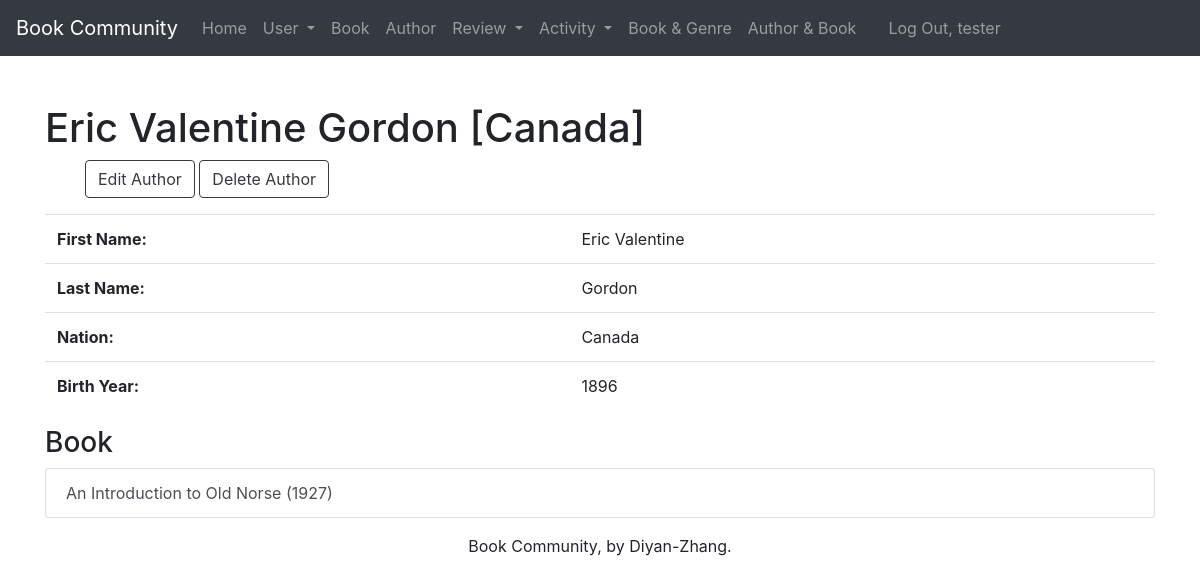
Screenshot of /author/2/ (signed in) with the database file from the repository.
### webinfo/models.py (models this page shows, shortened)
class Author(models.Model):
    author_id = models.AutoField(primary_key=True)
    first_name = models.CharField(max_length=45)
    last_name = models.CharField(max_length=45)
    disambiguator = models.CharField(max_length=45, blank=True, default='')
    nation = models.ForeignKey(Nation, related_name='authors', on_delete=models.PROTECT)
    year = models.ForeignKey(Year, related_name='authors', on_delete=models.PROTECT)
    def __str__(self):
        result = ''
        if self.disambiguator == '':
            result = '%s %s [%s]' % (self.first_name, self.last_name, self.nation.nation)
        else:
            result = '%s %s [%s] - %s' % (self.first_name, self.last_name, self.nation.nation, self.disambiguator)
        return result
    def get_update_url(self):
        return reverse('webinfo_author_update_urlpattern',
                       kwargs={'pk': self.pk}
                       )
    def get_delete_url(self):
        return reverse('webinfo_author_delete_urlpattern',
                       kwargs={'pk': self.pk}
                       )
    class Meta:
        ordering = ['first_name', 'last_name', 'nation', 'disambiguator']
        constraints = [
            UniqueConstraint(fields=['last_name', 'first_name', 'nation', 'disambiguator'],
                             name='unique_author')
        ]

class Nation(models.Model):
    nation_id = models.AutoField(primary_key=True)
    nation = models.CharField(max_length=100, unique=True)
    def __str__(self):
        return '%s' % self.nation
    class Meta:
        ordering = ['nation']

class Year(models.Model):
    year_id = models.AutoField(primary_key=True)
    year = models.IntegerField(unique=True)
    def __str__(self):
        return '%s' % self.year
    class Meta:
        ordering = ['year']

class Write(models.Model):
    written_id = models.AutoField(primary_key=True)
    book = models.ForeignKey(Book, related_name='writes', on_delete=models.PROTECT)
    author = models.ForeignKey(Author, related_name='writes', on_delete=models.PROTECT)
    def get_absolute_url(self):
        return reverse('webinfo_write_detail_urlpattern',
                       kwargs={'pk': self.pk}
                       )
    class Meta:
        ordering = ['author', 'book']
        constraints = [
            UniqueConstraint(fields=['book', 'author'], name='unique_write')
        ]

class Book(models.Model):
    book_id = models.AutoField(primary_key=True)
    book_name = models.CharField(max_length=225)
    textbook_or_not = models.BooleanField(default=False)
    year = models.ForeignKey(Year, related_name='books', on_delete=models.PROTECT)
    publisher = models.ForeignKey(Publisher, related_name='books', on_delete=models.PROTECT)
    def __str__(self):
        return '%s (%s)' % (self.book_name, self.year.year)
    class Meta:
        ordering = ['book_name', 'year', 'publisher']
        constraints = [
            UniqueConstraint(fields=['book_name', 'year', 'publisher'], name='unique_book')
        ]

### webinfo/views.py (the view)
class AuthorDetail(LoginRequiredMixin, PermissionRequiredMixin, DetailView):
    model = Author
    permission_required = 'webinfo.view_author'
    def get_context_data(self, **kwargs):
        context = super(DetailView, self).get_context_data(**kwargs)
        author = self.get_object()
        book_list = author.writes.all()
        context['book_list'] = book_list
        return context

### webinfo/templates/webinfo/author_detail.html (shortened to what this page needs)
{% extends 'webinfo/base.html' %}
{% block content %}
    <h1 class="mt-5">{{ author }}</h1>
    <ul>
        {% if perms.webinfo.change_author %}
            <a href="{{ author.get_update_url }}" class="btn btn-outline-dark">
                Edit Author</a>
        {% endif %}
        {% if perms.webinfo.delete_author %}
            <a href="{{ author.get_delete_url }}" class="btn btn-outline-dark">
                Delete Author</a>
        {% endif %}
    </ul>
    <section>
         <p class="lead">
            <table class="table table-hover">
                <tbody>
                    <tr>
                        <th scope="row">First Name:</th>
                        <td>{{ author.first_name }}</td>
                    </tr>
                    <tr>
                        <th scope="row">Last Name:</th>
                        <td>{{ author.last_name }}</td>
                    </tr>
                    <tr>
                        <th scope="row">Nation:</th>
                        <td>{{ author.nation }}</td>
                    </tr>
                    <tr>
                        <th scope="row">Birth Year:</th>
                        <td>{{ author.year }}</td>
                    </tr>
                </tbody>
            </table>
    </p>
    </section>
    <p class="lead">
        <h3>Book</h3>
        <ul class="list-group">
            {% for book in book_list %}
                <a href="{{ book.get_absolute_url }}"
                class="list-group-item list-group-item-action">{{ book.book }}</a>
            {% empty %}
                <em>There are currently no books for this author.</em>
            {% endfor %}
        </ul>
    </p>
{% endblock %}

### webinfo/templates/webinfo/base.html (shortened to what this page needs)
{% load static %}
<!DOCTYPE html>
<html lang="en">
<head>
    <link rel="stylesheet" href="https://cdn.jsdelivr.net/npm/bootstrap@4.6.1/dist/css/bootstrap.min.css">
</head>
<body>
<nav class="navbar navbar-expand-lg navbar-dark bg-dark">
  <a class="navbar-brand" href="#">Book Community</a>
  <div class="collapse navbar-collapse" id="navbarNav">
      <ul class="navbar-nav">
          <li class="nav-item">
              <a class="nav-link" href="{% url 'home_urlpattern' %}">Home</a>
          </li>
          <li class="nav-item dropdown">
              <a class="nav-link dropdown-toggle" href="#" id="navbarDropdownMenuLink" role="button" data-toggle="dropdown" aria-expanded="false">
                  User
              </a>
          </li>
          {% if perms.webinfo.view_book %}
              <li class="nav-item">
                  <a class="nav-link" href="{% url 'webinfo_book_list_urlpattern' %}">Book</a>
              </li>
          {% endif %}
          {% if perms.webinfo.view_author %}
              <li class="nav-item">
                  <a class="nav-link" href="{% url 'webinfo_author_list_urlpattern' %}">Author</a>
              </li>
          {% endif %}
          <li class="nav-item dropdown">
              <a class="nav-link dropdown-toggle" href="#" id="navbarDropdownMenuLink" role="button" data-toggle="dropdown" aria-expanded="false">
                  Review
              </a>
          </li>
          <li class="nav-item dropdown">
              <a class="nav-link dropdown-toggle" href="#" id="navbarDropdownMenuLink" role="button" data-toggle="dropdown" aria-expanded="false">
                  Activity
              </a>
          </li>
          {% if perms.webinfo.view_explain %}
              <li class="nav-item">
                  <a class="nav-link" href="{% url 'webinfo_explain_list_urlpattern' %}">Book & Genre</a>
              </li>
          {% endif %}
          {% if perms.webinfo.view_write %}
              <li class="nav-item">
                  <a class="nav-link" href="{% url 'webinfo_write_list_urlpattern' %}">Author & Book</a>
              </li>
          {% endif %}
      </ul>
      <ul class="navbar-nav px-3">
            {% if user.is_authenticated %}
                <li class="nav-item text-nowrap"><a class="nav-link" href="{% url 'logout_urlpattern' %}">
                    Log Out, {{ user.get_username }}</a></li>
            {% else %}
                <li class="nav-item text-nowrap"><a class="nav-link" href="{% url 'login_urlpattern' %}">
                    Log In</a></li>
            {% endif %}
      </ul>
  </div>
</nav>
<main role="main" class="flex-shrink-0">
    <div class="container">
        {% block content %}{% endblock %}
    </div>
</main>
 <footer class="mastfoot mt-auto">
    <div class="inner">
      <p class="text-center">Book Community, by Diyan-Zhang.</p>
    </div>
 </footer>
</body>
</html>

### rows the page displays
Author: disambiguator+first_name+last_name "Eric Valentine Gordon [Canada]", first_name "Eric Valentine", last_name "Gordon", nation "Canada", year "1896"
Write: book "An Introduction to Old Norse (1927)"

### other values shown
{{ user.get_username }} "tester"
